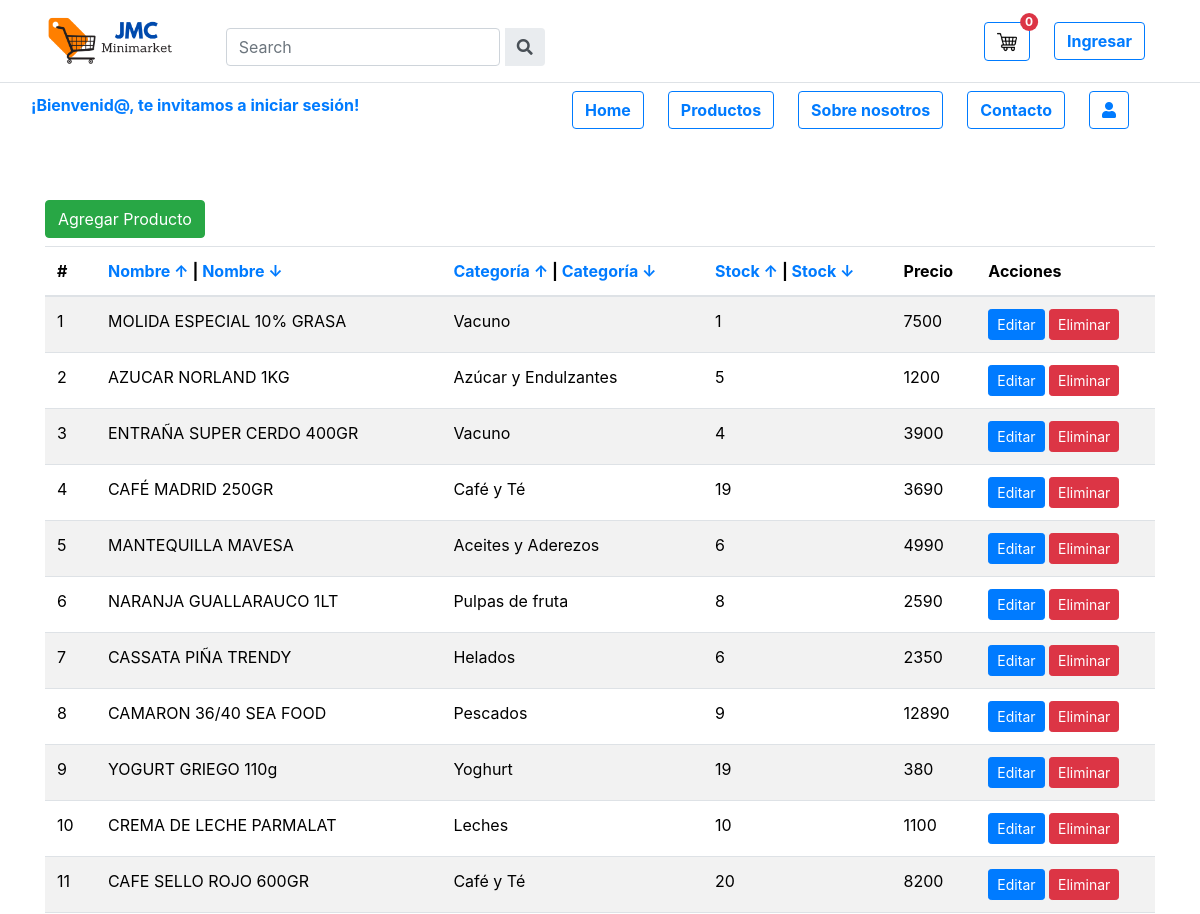
Page /inventario/ (upper part) on the earlier database version.
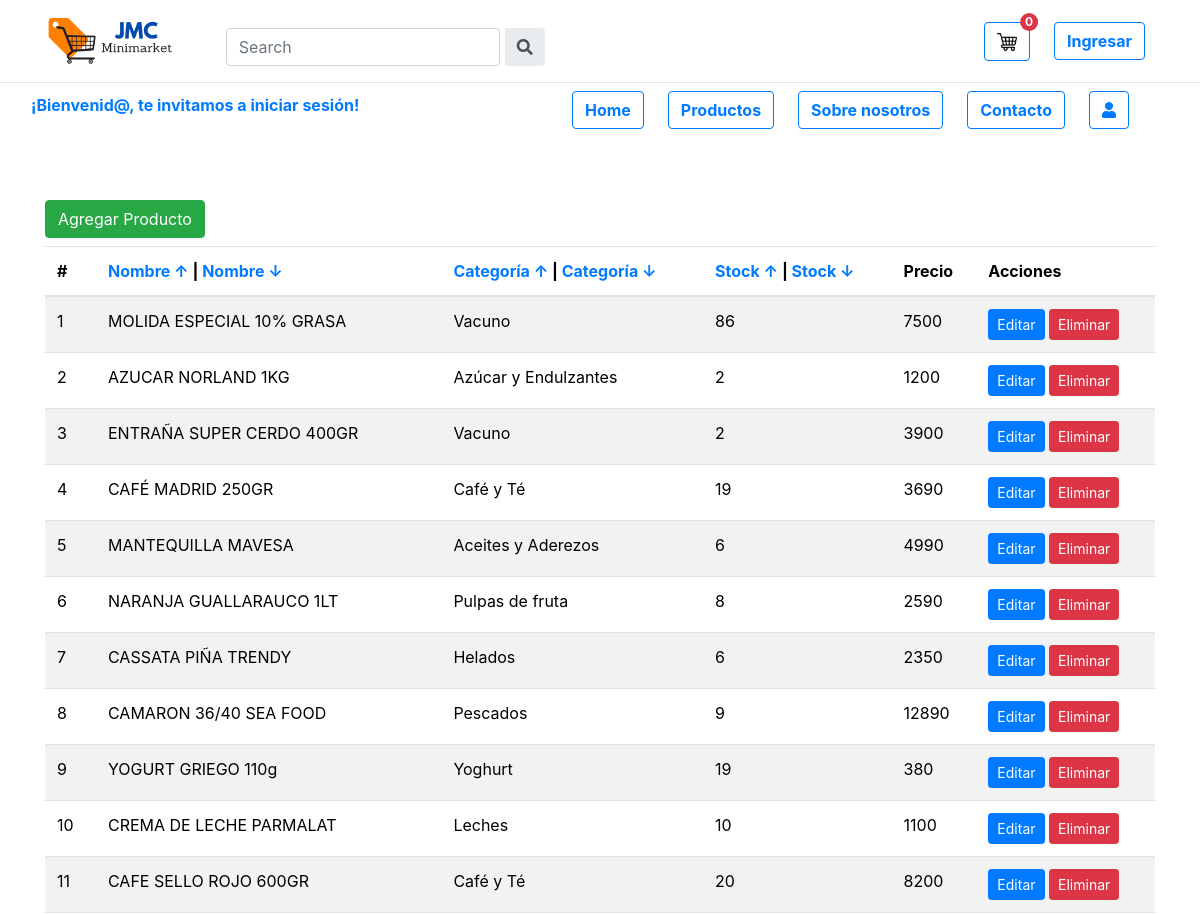
Same page on the later database version.
### minimarket/models.py (models this page shows, shortened)
class Producto(models.Model):
    id_producto = models.UUIDField(primary_key=True,default=uuid.uuid4, editable=False)
    nombre = models.CharField(max_length=100)
    precio = models.FloatField()
    stock = models.IntegerField()
    imagen = models.ImageField(upload_to='productos/', null=True)
    nombre_categoria = models.ForeignKey('Categoria', on_delete=models.CASCADE)

### minimarket/views.py (the view, shortened to what this page needs)
# urls.py: path('inventario/', views.inventario, name='inventario'),
@csrf_exempt
@transaction.atomic
def inventario(request):
    orden = request.GET.get('orden', 'id_producto')
    direccion = request.GET.get('direccion', 'asc')
    if direccion == 'desc':
        orden = f'-{orden}'
    productos = Producto.objects.all().order_by(orden)
    categorias = Categoria.objects.all().order_by('nombre_categoria')
    contexto = {'productos': productos, 'categorias': categorias}
    return render(request, 'inventario.html', contexto)

### minimarket/templates/inventario.html (shortened to what this page needs)
{% extends "plantilla.html" %}
{% load static%}
{% block content %}
<link rel="stylesheet" href="https://stackpath.bootstrapcdn.com/bootstrap/4.5.2/css/bootstrap.min.css">
<link rel="stylesheet" href="{% static 'css/inventario.css' %}">
<div class="container mt-10" style="margin-top: 200px;">
  <div class="mb-2">
    <a href="#" class="btn btn-success agregarProducto" data-id="{{ producto.id }}" data-nombre="{{ producto.nombre }}" data-categoria="{{ producto.nombre_categoria_id }}" data-stock="{{ producto.stock }}" data-precio="{{ producto.precio }}" data-precio="{{ producto.imagen }}">Agregar Producto</a>
  </div>
  <div class="table-responsive">
    <table class="table table-striped table-hover">
      <thead>
        <tr>
          <th>#</th>
          <th><a href="?orden=nombre&direccion=asc">Nombre &#8593;</a> | <a href="?orden=nombre&direccion=desc">Nombre &#8595;</a></th>
          <th><a href="?orden=nombre_categoria&direccion=asc">Categoría &#8593;</a> | <a href="?orden=nombre_categoria&direccion=desc">Categoría &#8595;</a></th>
          <th><a href="?orden=stock&direccion=asc">Stock &#8593;</a> | <a href="?orden=stock&direccion=desc">Stock &#8595;</a></th>
          <th>Precio</th>
          <th>Acciones</th>
        </tr>
      </thead>
      <tbody>
        {% for producto in productos %}
        <tr>
          <td>{{ forloop.counter }}</td>
          <td>{{ producto.nombre }}</td>
          <td>{{ producto.nombre_categoria_id }}</td>
          <td>{{ producto.stock }}</td>
          <td>{{ producto.precio|floatformat:"-1" }}</td>
          <td>
            <a href="#" class="btn btn-primary btn-sm editar-btn" data-id="{{ producto.id }}" data-nombre="{{ producto.nombre }}" data-categoria="{{ producto.nombre_categoria_id }}" data-stock="{{ producto.stock }}" data-precio="{{ producto.precio }}">Editar</a>
            <a href="#" class="btn btn-danger btn-sm eliminar-btn" data-id="{{ producto.id }}" data-nombre="{{ producto.nombre }}" data-categoria="{{ producto.nombre_categoria_id }}" data-stock="{{ producto.stock }}" data-precio="{{ producto.precio }}">Eliminar</a>
          </td>
        </tr>
        {% endfor %}
      </tbody>
    </table>
  </div>
</div>
{% endblock content %}

Differences in the rows shown:
changed Producto "MOLIDA ESPECIAL 10% GRASA": stock "1" → "86"
changed Producto "AZUCAR NORLAND 1KG": stock "5" → "2"
changed Producto "ENTRAÑA SUPER CERDO 400GR": stock "4" → "2"
